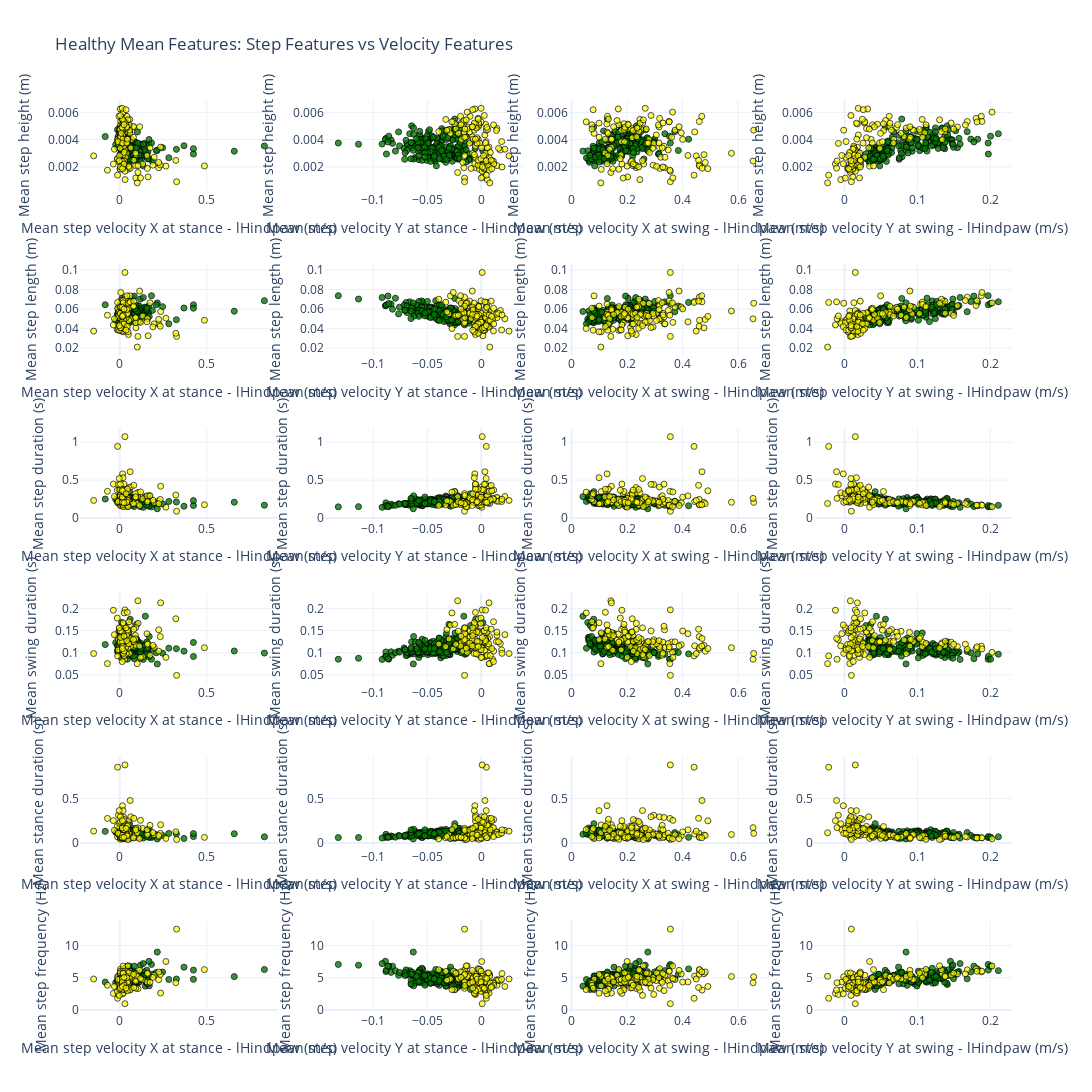

Write notebook code for a chart like this one.
### Code cell
## Plot features against velocity
from plotly.subplots import make_subplots

## Check step features vs velocity 
features_to_check = ('Mean step height (m)', 'Mean step length (m)', 'Mean step duration (s)', 'Mean swing duration (s)', 'Mean stance duration (s)', 'Mean step frequency (Hz)')
features_to_check_against = ('Mean step velocity X at stance - lHindpaw (m/s)', 'Mean step velocity Y at stance - lHindpaw (m/s)', 'Mean step velocity X at swing - lHindpaw (m/s)', 'Mean step velocity Y at swing - lHindpaw (m/s)')

## Load the mean features
mean_features_df = pd.read_csv(MEAN_FEATURES_FILE)
healthy_mean_features = mean_features_df[mean_features_df['Dataset'].str.lower().str.contains(HEALTHY_KEY.lower())]
sick_mean_features = mean_features_df[mean_features_df['Dataset'].str.lower().str.contains(SICK_KEY.lower())]
print(f"Healthy mean features shape: {healthy_mean_features.shape}\nSick mean features shape: {sick_mean_features.shape}")

# Prepare subplots: rows = len(features_to_check), cols = len(features_to_check_against)
fig = make_subplots(
    rows=len(features_to_check), 
    cols=len(features_to_check_against),
    # subplot_titles=[
    #     f"{y} vs {x}" for y in features_to_check for x in features_to_check_against
    # ],
    horizontal_spacing=0.05,
    vertical_spacing=0.08,
    print_grid=False
)

for i, y_feat in enumerate(features_to_check):
    for j, x_feat in enumerate(features_to_check_against):
        if x_feat in healthy_mean_features.columns and y_feat in healthy_mean_features.columns:
            fig.add_trace(
                go.Scatter(
                    x=healthy_mean_features[x_feat],
                    y=healthy_mean_features[y_feat],
                    mode='markers',
                    marker=dict(size=SCATTER_SIZE, color='green', opacity=0.8, line=dict(width=SCATTER_LINE_WIDTH, color='black')),
                    name=f"{y_feat} vs {x_feat}",
                    showlegend=False
                ),
                row=i+1, col=j+1
            )
            fig.add_trace(
                go.Scatter(
                    x=sick_mean_features[x_feat],
                    y=sick_mean_features[y_feat],
                    mode='markers',
                    marker=dict(size=SCATTER_SIZE, color='yellow', opacity=0.7, line=dict(width=SCATTER_LINE_WIDTH, color='black')),
                    name=f"{y_feat} vs {x_feat}",
                    showlegend=False
                ),
                row=i+1, col=j+1
            )
        fig.update_xaxes(title_text=x_feat, row=i+1, col=j+1)
        fig.update_yaxes(title_text=y_feat, row=i+1, col=j+1)

fig.update_layout(
    height=300*len(features_to_check), 
    width=350*len(features_to_check_against),
    title_text="Healthy Mean Features: Step Features vs Velocity Features",
    template="plotly_white"
)
fig.show()
